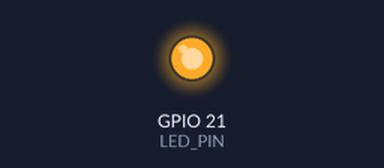
Bench run of a sketch on a simulated ESP32-S3. On the bench: output pins drawn as LEDs (lit = HIGH). WiFi joins after 1.5 s; servers stay silent unless stated; uploads are accepted with an empty reply; the camera gives no picture; what the sketch prints to the serial monitor is not drawn.

Above: at 3.19 s.
At 8.3 s:
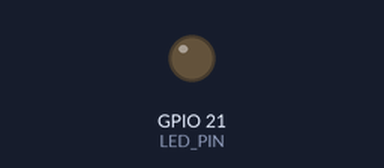
Timing chart, 0 to 16.4 s (numbered marks = the images above):
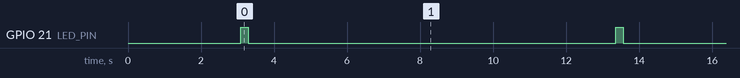

Measured:
- by itself, GPIO 21 (LED_PIN): alternates HIGH for 0.20 s and LOW for 10.1 s

The sketch:

esp-camera.ino
```cpp
/*
 * ESP32-S3 Camera - Send Images to Server
 *
 * Captures and sends JPEG images to FastAPI server every 10 seconds
 *
 * Required Libraries:
 * - ESP32 Camera (built-in)
 * - WiFi (built-in)
 * - HTTPClient (built-in)
 */

 #include "esp_camera.h"
 #include "WiFi.h"
 #include "HTTPClient.h"

 // WiFi credentials
 const char* ssid = "hridoy";
 const char* password = "arafat4542";

 // FastAPI Server endpoint
 const char* serverHost = "192.168.0.113";
 const int serverPort = 8000;

 // Camera pins for ESP32-S3
 #define PWDN_GPIO_NUM     -1
 #define RESET_GPIO_NUM    -1
 #define XCLK_GPIO_NUM     15
 #define SIOD_GPIO_NUM     4
 #define SIOC_GPIO_NUM     5
 #define Y9_GPIO_NUM       16
 #define Y8_GPIO_NUM       17
 #define Y7_GPIO_NUM       18
 #define Y6_GPIO_NUM       12
 #define Y5_GPIO_NUM       10
 #define Y4_GPIO_NUM       8
 #define Y3_GPIO_NUM       9
 #define Y2_GPIO_NUM       11
 #define VSYNC_GPIO_NUM    6
 #define HREF_GPIO_NUM     7
 #define PCLK_GPIO_NUM     13

 // LED pin
 #define LED_PIN 21

 void setup() {
     Serial.begin(115200);
     delay(1000);

     Serial.println("\n\n╔════════════════════════════════════════╗");
     Serial.println("║  ESP32-S3 Image Sender                 ║");
     Serial.println("╚════════════════════════════════════════╝\n");

     // Initialize LED
     pinMode(LED_PIN, OUTPUT);
     digitalWrite(LED_PIN, LOW);

     // Connect to WiFi
     connectWiFi();

     // Test server connection
     testServerConnection();

     // Initialize camera
     if (!initCamera()) {
         Serial.println("❌ Camera initialization failed!");
         while(1) {
             digitalWrite(LED_PIN, !digitalRead(LED_PIN));
             delay(200);
         }
     }

     Serial.println("\n✅ System ready!");
     Serial.println("📸 Starting image capture every 10 seconds...\n");
 }

 void loop() {
     // Check WiFi connection
     if (WiFi.status() != WL_CONNECTED) {
         Serial.println("📡 WiFi disconnected, reconnecting...");
         connectWiFi();
         delay(1000);
         return;
     }

     // Capture image
     camera_fb_t *fb = esp_camera_fb_get();
     if (!fb) {
         Serial.println("❌ Camera capture failed");
         delay(1000);
         return;
     }

     Serial.printf("📷 Image captured: %d bytes (%.1f KB)\n", fb->len, fb->len / 1024.0);

     // Send image to server
     digitalWrite(LED_PIN, HIGH);
     bool success = sendImageToServer(fb->buf, fb->len);
     digitalWrite(LED_PIN, LOW);

     if (success) {
         Serial.println("✅ Image sent successfully\n");
     } else {
         Serial.println("❌ Failed to send image\n");
     }

     // Return frame buffer
     esp_camera_fb_return(fb);
     fb = nullptr;

     // Wait 10 seconds before next capture
     Serial.println("⏳ Waiting 10 seconds before next capture...");
     delay(10000);
 }

 void connectWiFi() {
     Serial.print("📡 Connecting to WiFi");
     WiFi.begin(ssid, password);

     int attempts = 0;
     while (WiFi.status() != WL_CONNECTED && attempts < 30) {
         delay(500);
         Serial.print(".");
         attempts++;
     }

     if (WiFi.status() == WL_CONNECTED) {
         Serial.println(" ✅");
         Serial.print("   IP address: ");
         Serial.println(WiFi.localIP());
         Serial.print("   Signal: ");
         Serial.print(WiFi.RSSI());
         Serial.println(" dBm");
     } else {
         Serial.println(" ❌");
         Serial.println("   WiFi connection failed!");
     }
 }

 void testServerConnection() {
     Serial.print("🔍 Testing server connection...");

     // Test TCP connection
     WiFiClient testClient;
     testClient.setTimeout(3000);
     if (!testClient.connect(serverHost, serverPort)) {
         Serial.println(" ❌");
         Serial.println("   Cannot connect to server");
         Serial.println("   Make sure server is running!");
         return;
     }
     testClient.stop();
     Serial.println(" ✅ Server is reachable");
 }

 bool initCamera() {
     camera_config_t config;
     config.ledc_channel = LEDC_CHANNEL_0;
     config.ledc_timer = LEDC_TIMER_0;
     config.pin_d0 = Y2_GPIO_NUM;
     config.pin_d1 = Y3_GPIO_NUM;
     config.pin_d2 = Y4_GPIO_NUM;
     config.pin_d3 = Y5_GPIO_NUM;
     config.pin_d4 = Y6_GPIO_NUM;
     config.pin_d5 = Y7_GPIO_NUM;
     config.pin_d6 = Y8_GPIO_NUM;
     config.pin_d7 = Y9_GPIO_NUM;
     config.pin_xclk = XCLK_GPIO_NUM;
     config.pin_pclk = PCLK_GPIO_NUM;
     config.pin_vsync = VSYNC_GPIO_NUM;
     config.pin_href = HREF_GPIO_NUM;
     config.pin_sscb_sda = SIOD_GPIO_NUM;
     config.pin_sscb_scl = SIOC_GPIO_NUM;
     config.pin_pwdn = PWDN_GPIO_NUM;
     config.pin_reset = RESET_GPIO_NUM;
     config.xclk_freq_hz = 20000000;
     config.pixel_format = PIXFORMAT_JPEG;
     config.grab_mode = CAMERA_GRAB_WHEN_EMPTY;

     if(psramFound()){
         config.frame_size = FRAMESIZE_SVGA; // 800x600
         config.jpeg_quality = 10;
         config.fb_count = 1;
         config.fb_location = CAMERA_FB_IN_PSRAM;
     } else {
         config.frame_size = FRAMESIZE_QQVGA;
         config.jpeg_quality = 12;
         config.fb_count = 1;
     }

     esp_err_t err = esp_camera_init(&config);
     if (err != ESP_OK) {
         Serial.printf("Camera init failed: 0x%x\n", err);
         return false;
     }

     // Apply sensor settings
     sensor_t *s = esp_camera_sensor_get();
     if (s != NULL) {
         s->set_brightness(s, 0);
         s->set_contrast(s, 0);
         s->set_saturation(s, 0);
         s->set_special_effect(s, 0);
         s->set_whitebal(s, 1);
         s->set_awb_gain(s, 1);
         s->set_wb_mode(s, 0);
         s->set_exposure_ctrl(s, 1);
         s->set_aec2(s, 0);
         s->set_ae_level(s, 0);
         s->set_aec_value(s, 300);
         s->set_gain_ctrl(s, 1);
         s->set_agc_gain(s, 0);
         s->set_gainceiling(s, (gainceiling_t)0);
         s->set_bpc(s, 0);
         s->set_wpc(s, 1);
         s->set_raw_gma(s, 1);
         s->set_lenc(s, 1);
         s->set_hmirror(s, 0);
         s->set_vflip(s, 0);
         s->set_dcw(s, 1);
         s->set_colorbar(s, 0);
     }

     Serial.println("✅ Camera initialized successfully");
     return true;
 }

 bool sendImageToServer(uint8_t *imageData, size_t imageSize) {
     if (WiFi.status() != WL_CONNECTED) {
         Serial.println("❌ WiFi not connected!");
         return false;
     }

     HTTPClient http;
     String url = String("http://") + serverHost + ":" + serverPort + "/upload-image";

     http.begin(url);
     http.addHeader("Content-Type", "image/jpeg");
     http.setTimeout(15000); // 15 second timeout for image upload

     Serial.println("📤 Sending image to server...");
     unsigned long startTime = millis();

     int httpResponseCode = http.POST(imageData, imageSize);

     unsigned long endTime = millis();
     Serial.printf("⏱️  Upload took: %lu ms\n", endTime - startTime);

     bool success = false;

     if (httpResponseCode > 0) {
         Serial.printf("📄 HTTP Response: %d\n", httpResponseCode);

         if (httpResponseCode == 200) {
             String response = http.getString();
             Serial.printf("   Server response: %s\n", response.c_str());
             success = true;
         } else {
             Serial.printf("⚠️  HTTP Error: %d\n", httpResponseCode);
             String errorResponse = http.getString();
             if (errorResponse.length() > 0) {
                 Serial.printf("   Error details: %s\n", errorResponse.c_str());
             }
         }
     } else {
         Serial.printf("❌ Request failed: %s\n", http.errorToString(httpResponseCode).c_str());
     }

     http.end();
     return success;
 }
```
